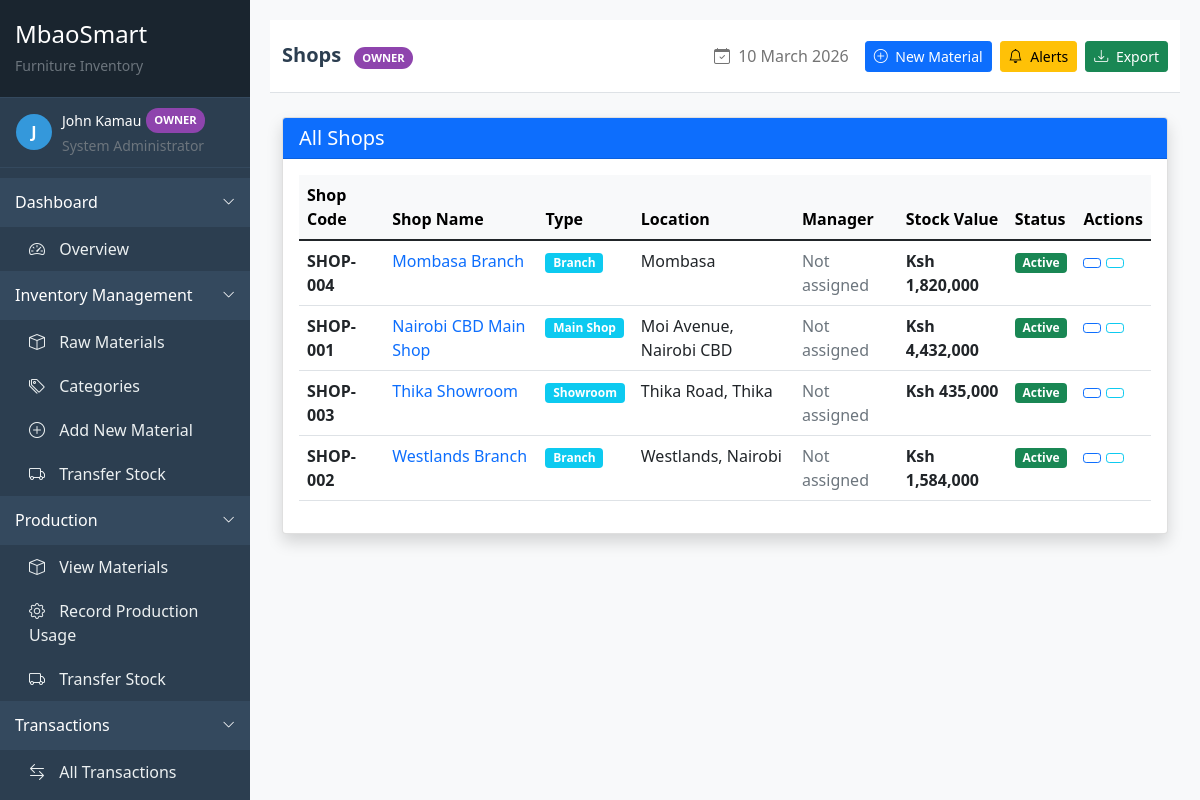
The app's page /sales/shops/ (signed in) with its own data.
### accounts/models.py (models this page shows, shortened)
class User(AbstractUser):
    USER_ROLES = (
        ('owner', 'Owner'),
        ('store_manager', 'Store Manager'),
        ('production_manager', 'Production Manager'),
        ('supervisor', 'Supervisor'),
        ('accountant', 'Accountant'),
        ('fundi', 'Fundi/Worker'),
        ('sales_person', 'Sales Person'),
        ('shop_manager', 'Shop Manager'),
    )
    phone_regex = RegexValidator(
        regex=r'^\+?1?\d{9,15}$',
        message="Phone number must be entered in the format: '+254700123456'. Up to 15 digits allowed."
    )
    role = models.CharField(max_length=20, choices=USER_ROLES, default='fundi')
    phone_number = models.CharField(validators=[phone_regex], max_length=17, blank=True)
    address = models.TextField(blank=True)
    id_number = models.CharField(max_length=20, blank=True)
    kra_pin = models.CharField(max_length=20, blank=True)
    nhif_number = models.CharField(max_length=20, blank=True)
    nssf_number = models.CharField(max_length=20, blank=True)
    bank_name = models.CharField(max_length=100, blank=True)
    bank_account = models.CharField(max_length=50, blank=True)
    branch = models.CharField(max_length=100, blank=True)
    date_joined = models.DateField(auto_now_add=True)
    profile_picture = models.ImageField(upload_to='profile_pics/', blank=True)
    is_active = models.BooleanField(default=True)
    class Meta:
        ordering = ['-date_joined']

### sales/models.py (models this page shows, shortened)
class Shop(models.Model):
    SHOP_TYPES = [
        ('main', 'Main Shop'),
        ('branch', 'Branch'),
        ('warehouse', 'Warehouse'),
        ('showroom', 'Showroom'),
    ]
    name = models.CharField(max_length=200)
    shop_code = models.CharField(max_length=50, unique=True, verbose_name="Shop Code")
    shop_type = models.CharField(max_length=20, choices=SHOP_TYPES, default='branch')
    manager = models.ForeignKey(
        settings.AUTH_USER_MODEL,
        on_delete=models.SET_NULL,
        null=True,
        blank=True,
        related_name='managed_shops'
    )
    location = models.CharField(max_length=200)
    phone = models.CharField(max_length=20)
    email = models.EmailField(blank=True)
    address = models.TextField()
    opening_date = models.DateField()
    is_active = models.BooleanField(default=True)
    notes = models.TextField(blank=True)
    created_at = models.DateTimeField(auto_now_add=True)
    updated_at = models.DateTimeField(auto_now=True)
    class Meta:
        ordering = ['name']
        verbose_name = "Shop"
        verbose_name_plural = "Shops"
    @property
    def total_stock_value(self):
        total = self.stock_items.aggregate(
            total=models.Sum(models.F('quantity') * models.F('product__selling_price'))
        )['total'] or Decimal('0')
        return total

### sales/views.py (the view)
# urls.py: path('shops/', views.shop_list, name='shop_list'),
@login_required
def shop_list(request):
    shops = Shop.objects.filter(is_active=True)
    return render(request, 'sales/shop_list.html', {'shops': shops})

### templates/sales/shop_list.html (shortened to what this page needs)
{% extends 'base/base.html' %}
{% load humanize %}
{% block page_title %}Shops{% endblock %}
{% block content %}
<div class="row">
    <div class="col-md-12">
        <div class="card shadow">
            <div class="card-header bg-primary text-white">
                <h5 class="mb-0"> All Shops</h5>
            </div>
            <div class="card-body">
                {% if shops %}
                <div class="table-responsive">
                    <table class="table table-hover">
                        <thead class="table-light">
                            <tr>
                                <th>Shop Code</th>
                                <th>Shop Name</th>
                                <th>Type</th>
                                <th>Location</th>
                                <th>Manager</th>
                                <th>Stock Value</th>
                                <th>Status</th>
                                <th>Actions</th>
                            </tr>
                        </thead>
                        <tbody>
                            {% for shop in shops %}
                            <tr>
                                <td>
                                    <strong>{{ shop.shop_code }}</strong>
                                </td>
                                <td>
                                    <a href="{% url 'sales:shop_detail' pk=shop.pk %}" class="text-decoration-none">
                                        {{ shop.name }}
                                    </a>
                                </td>
                                <td>
                                    <span class="badge bg-info">{{ shop.get_shop_type_display }}</span>
                                </td>
                                <td>{{ shop.location }}</td>
                                <td>
                                    {% if shop.manager %}
                                    {{ shop.manager.get_full_name|default:shop.manager.username }}
                                    {% else %}
                                    <span class="text-muted">Not assigned</span>
                                    {% endif %}
                                </td>
                                <td>
                                    <span class="fw-bold">Ksh {{ shop.total_stock_value|intcomma }}</span>
                                </td>
                                <td>
                                    {% if shop.is_active %}
                                    <span class="badge bg-success">Active</span>
                                    {% else %}
                                    <span class="badge bg-danger">Inactive</span>
                                    {% endif %}
                                </td>
                                <td>
                                    <div class="action-buttons">
                                        <a href="{% url 'sales:shop_detail' pk=shop.pk %}" class="btn btn-sm btn-outline-primary" title="View">
                                        </a>
                                        <a href="{% url 'sales:export_shop_stock' pk=shop.pk %}" class="btn btn-sm btn-outline-info" title="Export Stock">
                                        </a>
                                    </div>
                                </td>
                            </tr>
                            {% endfor %}
                        </tbody>
                    </table>
                </div>
                {% endif %}
            </div>
        </div>
    </div>
</div>
{% endblock %}

### templates/base/base.html (shortened to what this page needs)
<!DOCTYPE html>
<html lang="en">
<head>
    <link href="https://cdn.jsdelivr.net/npm/bootstrap@5.1.3/dist/css/bootstrap.min.css" rel="stylesheet">
    <link rel="stylesheet" href="https://cdn.jsdelivr.net/npm/bootstrap-icons@1.8.1/font/bootstrap-icons.css">
</head>
<body>
    <div class="sidebar" id="sidebarMenu">
        <div class="sidebar-header">
            <h4 class="text-white mb-1">MbaoSmart</h4>
            <small class="text-muted">Furniture Inventory</small>
        </div>
        <div class="sidebar-content">
            <div class="user-info px-3">
                <div class="d-flex align-items-center">
                    <div class="user-avatar">
                        {{ request.user.get_full_name|default:request.user.username|first|upper }}
                    </div>
                    <div>
                        <div class="text-white small d-flex align-items-center">
                            {{ request.user.get_full_name|default:request.user.username }}
                            <span class="role-badge {{ request.user.role }}">{{ request.user.get_role_display }}</span>
                        </div>
                        <small class="text-muted">
                            {% if request.user.role == 'owner' %}System Administrator
                            {% elif request.user.role == 'store_manager' %}Inventory Manager
                            {% elif request.user.role == 'production_manager' %}Production Manager
                            {% elif request.user.role == 'accountant' %}Financial Controller
                            {% elif request.user.role == 'fundi' %}Workshop Staff
                            {% else %}Staff Member{% endif %}
                        </small>
                    </div>
                </div>
            </div>
            <div class="menu-section {% if request.resolver_match.url_name == 'dashboard' %}active{% endif %}" data-toggle="dashboard-section">
                <span>Dashboard</span>
                <i class="bi bi-chevron-down toggle-icon"></i>
            </div>
            <div class="submenu" id="dashboard-section">
                <a class="menu-item {% if request.resolver_match.url_name == 'dashboard' %}active{% endif %}"
                   href="{% url 'inventory:dashboard' %}">
                    <div>
                        <i class="bi bi-speedometer2"></i> Overview
                    </div>
                </a>
            </div>
            {% if request.user.role == 'owner' or request.user.role == 'store_manager' %}
            <div class="menu-section" data-toggle="inventory-section">
                <span>Inventory Management</span>
                <i class="bi bi-chevron-down toggle-icon"></i>
            </div>
            <div class="submenu" id="inventory-section">
                <a class="menu-item {% if 'raw-material-list' in request.path %}active{% endif %}"
                   href="{% url 'inventory:raw_material_list' %}">
                    <div>
                        <i class="bi bi-box"></i> Raw Materials
                    </div>
                </a>
                <a class="menu-item {% if 'category-list' in request.path %}active{% endif %}"
                   href="{% url 'inventory:category_list' %}">
                    <div>
                        <i class="bi bi-tags"></i> Categories
                    </div>
                </a>
                <a class="menu-item {% if 'raw-material-create' in request.path %}active{% endif %}"
                   href="{% url 'inventory:raw_material_create' %}">
                    <div>
                        <i class="bi bi-plus-circle"></i> Add New Material
                    </div>
                </a>
                <a class="menu-item {% if 'transfer-stock' in request.path %}active{% endif %}"
                   href="{% url 'inventory:transfer_stock' %}">
                    <div>
                        <i class="bi bi-truck"></i> Transfer Stock
                    </div>
                </a>
            </div>
            {% endif %}
            {% if request.user.role == 'owner' or request.user.role == 'production_manager' %}
            <div class="menu-section" data-toggle="production-section">
                <span>Production</span>
                <i class="bi bi-chevron-down toggle-icon"></i>
            </div>
            <div class="submenu" id="production-section">
                <a class="menu-item {% if 'raw-material-list' in request.path %}active{% endif %}"
                   href="{% url 'inventory:raw_material_list' %}">
                    <div>
                        <i class="bi bi-box"></i> View Materials
                    </div>
                </a>
                <a class="menu-item {% if 'production-usage' in request.path %}active{% endif %}"
                   href="#">
                    <div>
                        <i class="bi bi-gear"></i> Record Production Usage
                    </div>
                </a>
                <a class="menu-item {% if 'transfer-stock' in request.path %}active{% endif %}"
                   href="{% url 'inventory:transfer_stock' %}">
                    <div>
                        <i class="bi bi-truck"></i> Transfer Stock
                    </div>
                </a>
            </div>
            {% endif %}
            {% if request.user.role == 'owner' or request.user.role == 'store_manager' or request.user.role == 'production_manager' %}
            <div class="menu-section" data-toggle="transactions-section">
                <span>Transactions</span>
                <i class="bi bi-chevron-down toggle-icon"></i>
            </div>
            <div class="submenu" id="transactions-section">
                <a class="menu-item {% if 'transaction-list' in request.path %}active{% endif %}"
                   href="{% url 'inventory:transaction_list' %}">
                    <div>
                        <i class="bi bi-arrow-left-right"></i> All Transactions
                    </div>
                </a>
                {% if request.user.role == 'owner' or request.user.role == 'store_manager' %}
                <a class="menu-item {% if 'transaction-create' in request.path %}active{% endif %}"
                   href="{% url 'inventory:transaction_create' %}">
                </a>
                {% endif %}
            </div>
            {% endif %}
        </div>
    </div>
    <div class="main-content" id="mainContent">
        <nav class="navbar navbar-expand-lg navbar-light bg-white border-bottom py-3 mb-4">
            <div class="container-fluid">
                <div class="navbar-nav me-auto">
                    <span class="navbar-brand mb-0 h1">
                        {% block page_title %}{% endblock %}
                        <span class="role-badge {{ request.user.role }} ms-2">{{ request.user.get_role_display }}</span>
                    </span>
                </div>
                <div class="d-flex align-items-center">
                    <span class="navbar-text me-3 d-none d-md-block">
                        <i class="bi bi-calendar-check me-1"></i> {% now "j F Y" %}
                    </span>
                    {% if request.user.role == 'owner' or request.user.role == 'store_manager' %}
                    <a href="{% url 'inventory:raw_material_create' %}" class="btn btn-primary btn-sm me-2">
                        <i class="bi bi-plus-circle me-1"></i> New Material
                    </a>
                    {% endif %}
                    {% if request.user.role == 'owner' or request.user.role == 'store_manager' %}
                    <a href="{% url 'inventory:stock_alerts' %}" class="btn btn-warning btn-sm me-2 position-relative">
                        <i class="bi bi-bell me-1"></i> Alerts
                    </a>
                    {% endif %}
                    {% if request.user.role == 'owner' or request.user.role == 'accountant' %}
                    <a href="{% url 'inventory:stock_report' %}?export=csv" class="btn btn-success btn-sm">
                        <i class="bi bi-download me-1"></i> Export
                    </a>
                    {% endif %}
                </div>
            </div>
        </nav>
        <div class="container-fluid">
            {% block content %}
            {% endblock %}
        </div>
    </div>
</body>
</html>

### records on screen
User: user.get_full_name|first "J", user.get_full_name "John Kamau", user.role "OWNER"
Shop: shop_code "SHOP-004", name "Mombasa Branch", shop_type "Branch", location "Mombasa", shows "Not assigned", total_stock_value "1,820,000", is_active "Active"
Shop: shop_code "SHOP-001", name "Nairobi CBD Main Shop", shop_type "Main Shop", location "Moi Avenue, Nairobi CBD", shows "Not assigned", total_stock_value "4,432,000", is_active "Active"
Shop: shop_code "SHOP-003", name "Thika Showroom", shop_type "Showroom", location "Thika Road, Thika", shows "Not assigned", total_stock_value "435,000", is_active "Active"
Shop: shop_code "SHOP-002", name "Westlands Branch", shop_type "Branch", location "Westlands, Nairobi", shows "Not assigned", total_stock_value "1,584,000", is_active "Active"
